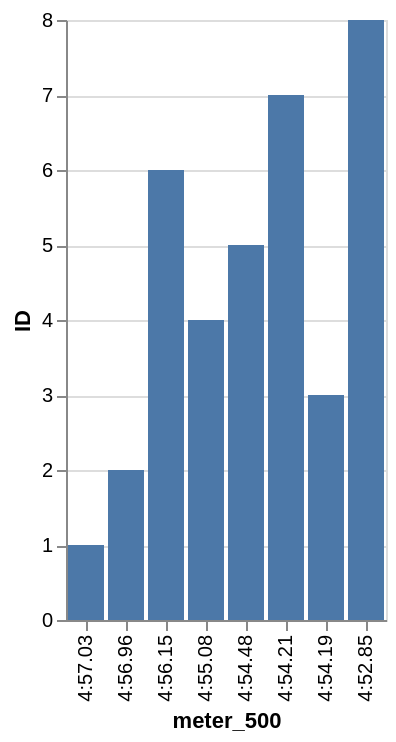

The specification (Vega-Lite) saved for this image:
### Vega-Lite specification from a JSON file in a GitHub repository (floating-point values rounded to 4 significant figures)
{"data": {"values": [{"x_data": "4:57.03", "y_data": 1}, {"x_data": "4:56.96", "y_data": 2}, {"x_data": "4:56.15", "y_data": 6}, {"x_data": "4:55.08", "y_data": 4}, {"x_data": "4:54.48", "y_data": 5}, {"x_data": "4:54.21", "y_data": 7}, {"x_data": "4:54.19", "y_data": 3}, {"x_data": "4:52.85", "y_data": 8}]}, "mark": "bar", "encoding": {"x": {"field": "x_data", "type": "nominal", "title": "meter_500", "sort": "descending"}, "y": {"field": "y_data", "type": "quantitative", "title": "ID"}}}
